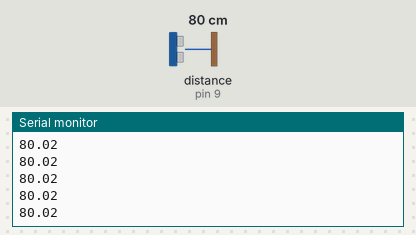
This sketch was run on a simulated Arduino Uno, built with avr-gcc and run on an emulated ATmega328P. Shown: the last lines printed to the serial monitor. Wiring (inferred from the names in the program): ultrasonic range finder: trigger pin 10; echo pin 9. Inputs (shaded band) come from the test bench; at power-on: distance to the obstacle (sensor on pin 9) 80 cm. The echo pulse lasts 58.3 µs per cm.

Above: at 1.2 s.
1.3 s: distance to the obstacle (sensor on pin 9) set to 2 cm
At 1.38 s:
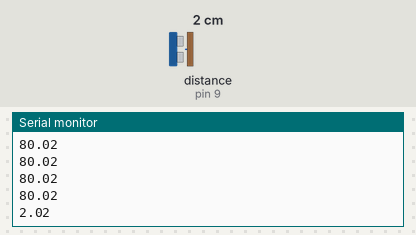
2.8 s: distance to the obstacle (sensor on pin 9) set to 4 cm
At 2.89 s:
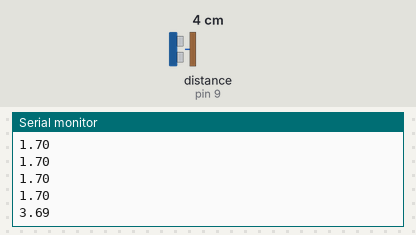
Timing chart, 0 to 5.8 s (numbered marks = the images above; inputs shaded):
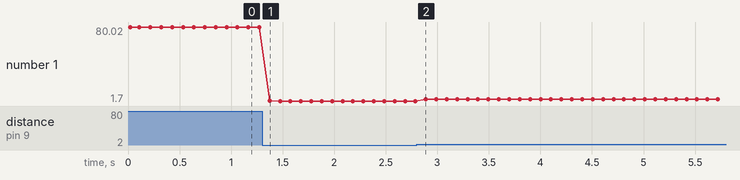

Measured:
- after the input at 1.3 s, the serial monitor: prints a new line after 0.07 s (image 1)
- after the input at 2.8 s, the serial monitor: prints a new line after 0.09 s (image 2)
- plotted number 1: 80.02 → 1.7 after the input at 1.3 s, 1.7 → 3.69 after the input at 2.8 s

The sketch:

distancesensor1.ino
```cpp
const int trigPin = 10;
const int echoPin = 9;

float duration, distance;

void setup()
{
  pinMode(trigPin, OUTPUT);
  pinMode(echoPin, INPUT);

  Serial.begin(9600);
  Serial.println("setup is complete");
  pinMode(4, INPUT);
}

  void loop()
  {
    digitalWrite(trigPin, LOW);
    delayMicroseconds(10);

    digitalWrite(trigPin, HIGH);
    delayMicroseconds(10);

    digitalWrite(trigPin, LOW);
    duration = pulseIn(echoPin, HIGH);
    distance = (duration*.0343)/2;

    Serial.println(distance);
    delay(100);

    if (distance > 100){
      digitalWrite(4,HIGH);
    }
    else{
      digitalWrite(4,LOW);
}
  }
```
